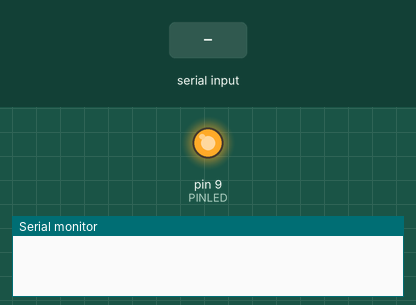
Simulated run of this sketch. Board: Arduino Uno, built with avr-gcc and run on an emulated ATmega328P. Shown: output pins drawn as LEDs (lit = HIGH), the last lines printed to the serial monitor. Inputs (shaded band) come from the test bench.

Above: at 4.8 s.
4.9 s: "Stop" received over the second serial link
At 6.2 s:
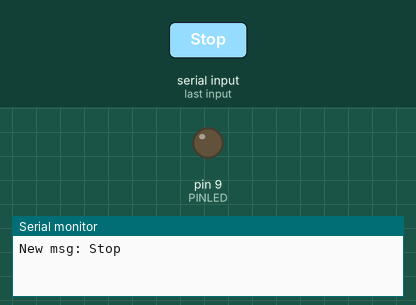
7.4 s: "Go" received over the second serial link
At 9.3 s:
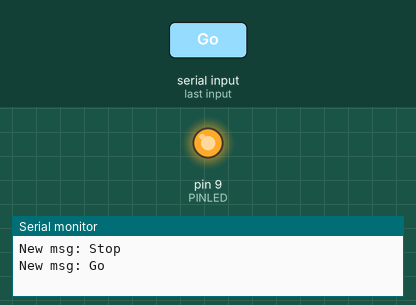
Timing chart, 0 to 10.8 s (numbered marks = the images above; inputs shaded):
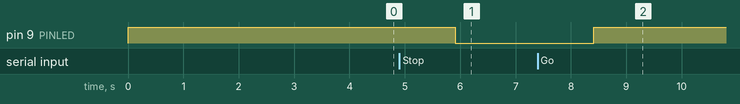

Measured:
- after the input at 4.9 s, pin 9 (PINLED): HIGH → LOW after 1.0 s
- after the input at 7.4 s, pin 9 (PINLED): LOW → HIGH after 1.0 s

The sketch:

bluetooth.ino
```cpp
#include <SoftwareSerial.h>
#define RxD 7
#define TxD 6
#define PINLED 9
#define LEDON() digitalWrite(PINLED, HIGH)
#define LEDOFF() digitalWrite(PINLED, LOW)
#define DEBUG_ENABLED 1

SoftwareSerial blueToothSerial(RxD,TxD);
void setup(){
  Serial.begin(9600);
  pinMode(RxD, INPUT);
  pinMode(TxD, OUTPUT);
  pinMode(PINLED, OUTPUT);
  LEDON();
  setupBlueToothConnection();
}
void loop(){
  String msg;
  while(1)
    {
      if(blueToothSerial.available()){
        msg = blueToothSerial.readString();
      }
      if(msg != ""){
          delay(10);
          Serial.println("New msg: " + msg);
          if(msg == "Go"){
            LEDON();
          }else if(msg == "Stop"){
            LEDOFF();
          }
          msg = "";
      }
  }
}
void setupBlueToothConnection()
{
  blueToothSerial.begin(9600);
  blueToothSerial.print("AT");
  delay(400);
  blueToothSerial.print("AT+DEFAULT"); // Restore all setup value to factory setup
  delay(2000);
  blueToothSerial.print("AT+NAMERobotino"); // set the bluetooth name as "SeeedBTSlave" ,the length of bluetooth name must less than 12 characters.
  delay(400);
  blueToothSerial.print("AT+PIN0000"); //Changement du code pin
  delay(400);
  blueToothSerial.print("AT+AUTH1");
  delay(400);
  blueToothSerial.flush();
}
```
